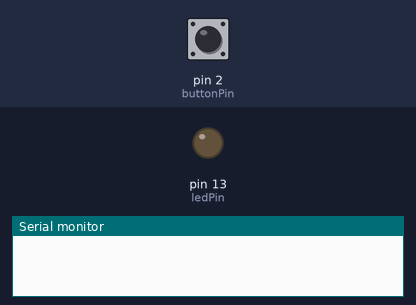
Recording of a sketch running on a simulated Arduino Uno, built with avr-gcc and run on an emulated ATmega328P. Shown: output pins drawn as LEDs (lit = HIGH), the last lines printed to the serial monitor. The inputs (shaded band) are chosen by the test bench; at power-on: pin 2 (buttonPin) LOW.

Above: at 1.2 s.
1.3 s: pin 2 (buttonPin) pulled HIGH for 0.15 s
At 1.38 s:
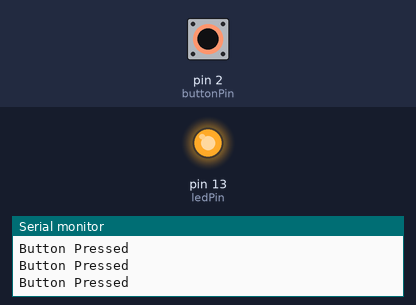
2.9 s: pin 2 (buttonPin) pulled HIGH for 3.2 s
At 6.8 s:
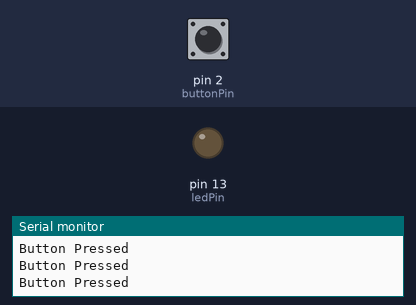
7.6 s: pin 2 (buttonPin) driven HIGH
At 8.8 s:
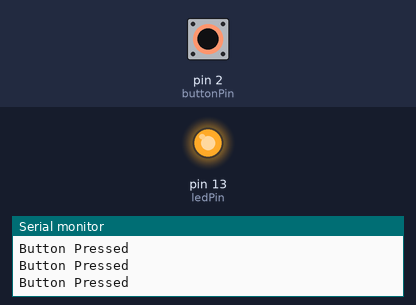
10.6 s: pin 2 (buttonPin) driven LOW
At 11.5 s:
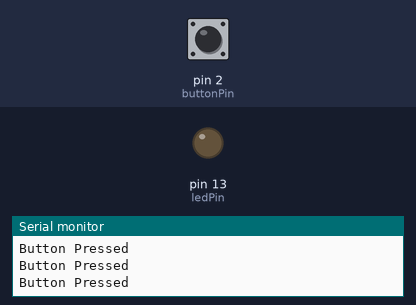
Timing chart, 0 to 13.1 s (numbered marks = the images above; inputs shaded):
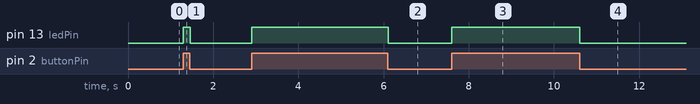

The sketch:

ButtonLED.ino
```cpp
// constants won't change. They're used here to set pin numbers:
const int buttonPin = 2;     // the number of the pushbutton pin
const int ledPin =  13;      // the number of the LED pin
// variables will change:
int buttonState = 1;         // variable for reading the pushbutton status


void setup() {
  Serial.begin(9600);
  // initialize the LED pin as an output:
  pinMode(ledPin, OUTPUT);
  // initialize the pushbutton pin as an input:
  pinMode(buttonPin, INPUT);

}

void loop() {
   // read the state of the pushbutton value:
  buttonState = digitalRead(buttonPin);
  // check if the pushbutton is pressed. If it is, the buttonState is HIGH:
  if (buttonState == HIGH) {
    // turn LED on:
    Serial.println("Button Pressed");
    digitalWrite(ledPin, HIGH);
  } else {
    // turn LED off:
    digitalWrite(ledPin, LOW);
  }

}
```

Measured:
- after the input at 1.3 s, pin 13 (ledPin): LOW → HIGH at once, → LOW 0.17 s later
- after the input at 2.9 s, pin 13 (ledPin): LOW → HIGH at once, → LOW 3.2 s later
- after the input at 7.6 s, pin 13 (ledPin): LOW → HIGH at once
- after the input at 10.6 s, pin 13 (ledPin): HIGH → LOW at once
